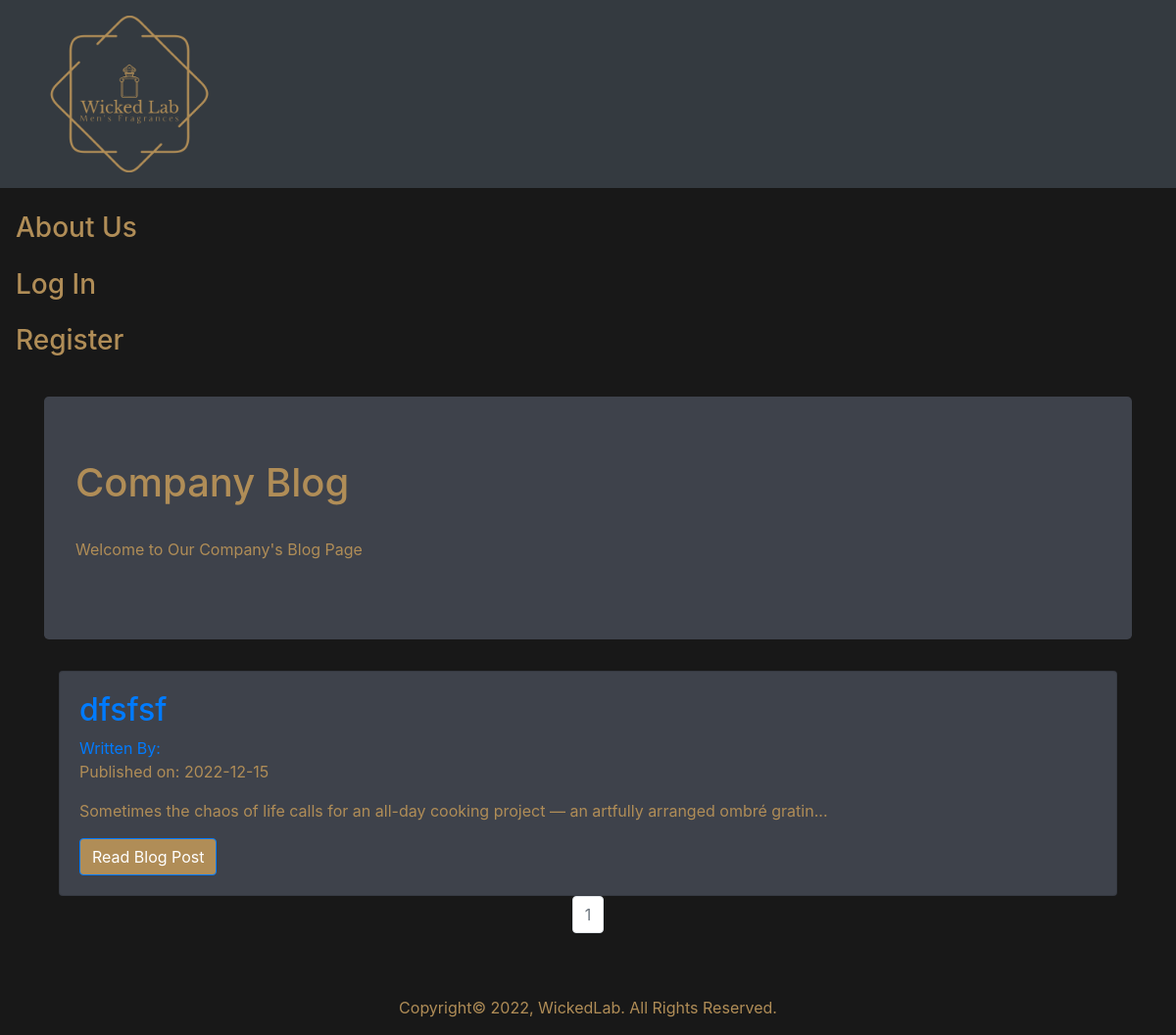
The page / on the database its author committed.
### app/models.py (models this page shows, shortened)
class BlogPost(db.Model):
    users = db.relationship(User)
    id = db.Column(db.Integer, primary_key=True)
    user_id = db.Column(db.Integer, db.ForeignKey('users.id'), nullable=False)
    date = db.Column(db.DateTime, nullable=False, default=datetime.utcnow)
    title = db.Column(db.String(140), nullable=False)
    text = db.Column(db.Text, nullable=False)

### app/views.py (the view)
@app.route('/')
def index():
    page = request.args.get('page', 1, type=int)
    blog_posts = BlogPost.query.order_by(BlogPost.date.desc()).paginate(page=page, per_page=10)
    return render_template('index.html',blog_posts=blog_posts)

### app/templates/index.html (shortened to what this page needs)
{% extends "base.html" %}
{% block content %}
  <br>
  <div class="jumbotron">
    <h1>Company Blog</h1><br>
    <p>Welcome to Our Company's Blog Page</p>
  </div>
  <div class="container">
    {% for post in blog_posts.items %}
    <div class="card" >
      <div class="card-body">
        <h2><a class="card-title" href="  {{ url_for('blog_post', blog_post_id=post.id) }}">{{ post.title }}</a></h2>
        <a href="{{ url_for('user_posts', username=post.author.username) }}">Written By: {{ post.author.username }}</a>
        <p>Published on: {{ post.date.strftime('%Y-%m-%d') }}</p>
        <p class="card-text">{{ post.text[:100] }}...</p>
        <a href="{{ url_for('blog_post', blog_post_id=post.id) }}" class="btn btn-primary">Read Blog Post</a>
      </div>
    </div>
   {% endfor %}
   <nav aria-label="Page navigation example">
     <ul class="pagination justify-content-center">
       {% for page_num in blog_posts.iter_pages(left_edge=1, right_edge=1, left_current=1, right_current=2) %}
          {% if blog_posts.page == page_num %}
          <li class="page-item disabled">
            <a class="page-link" href="{{ url_for('index', page=page_num) }}">{{ page_num }}</a></li>
          {% else %}
            <li class="page-item"><a class="page-link" href="{{ url_for('index', page=page_num) }}">{{ page_num }}</a></li>
          {% endif %}
      {% endfor %}
    </nav>
{% endblock %}

### app/static/css/styling.css (style rules this page uses)
h2 { color:#b08d57; }
h1 { color:#b08d57; }
p { color:#b08d57; }
.jumbotron { background-color: #3E424B; }
body { background-color: #181818; }
.card { background-color: #3E424B; }
.btn-primary, .btn-primary:hover, .btn-primary:active, .btn-primary:visited { background-color: #b08d57 !important; }

### rows shown on the page
BlogPost: title "dfsfsf", date "2022-12-15", text "Sometimes the chaos of life calls for an all-day cooking project — an artfully arranged ombré gratin"

### other values the page prints
{{ page_num }} "1"
